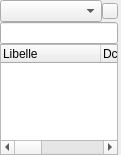
        <widget class="QWidget" name="page_CustomList">
         <property name="geometry">
          <rect>
           <x>0</x>
           <y>0</y>
           <width>121</width>
           <height>155</height>
          </rect>
         </property>
         <attribute name="label">
          <string>Listes Personnalisées</string>
         </attribute>
         <layout class="QGridLayout" name="gridLayout_14">
          <property name="leftMargin">
           <number>0</number>
          </property>
          <property name="topMargin">
           <number>0</number>
          </property>
          <property name="rightMargin">
           <number>3</number>
          </property>
          <property name="bottomMargin">
           <number>0</number>
          </property>
          <property name="horizontalSpacing">
           <number>16</number>
          </property>
          <item row="0" column="4">
           <layout class="QGridLayout" name="gridLayout_32">
            <property name="horizontalSpacing">
             <number>-1</number>
            </property>
            <item row="0" column="0" colspan="3">
             <widget class="QComboBox" name="comboBox_customList"/>
            </item>
            <item row="1" column="0" colspan="4">
             <widget class="C_QLineEdit" name="lineEdit_CustomSearch"/>
            </item>
            <item row="2" column="0" colspan="4">
             <widget class="C_DragQTreeWidget" name="treeWidget_CustomDrugsList">
              <property name="contextMenuPolicy">
               <enum>Qt::CustomContextMenu</enum>
              </property>
              <property name="dragEnabled">
               <bool>false</bool>
              </property>
              <property name="dragDropOverwriteMode">
               <bool>false</bool>
              </property>
              <property name="dragDropMode">
               <enum>QAbstractItemView::NoDragDrop</enum>
              </property>
              <property name="rootIsDecorated">
               <bool>false</bool>
              </property>
              <attribute name="headerCascadingSectionResizes">
               <bool>true</bool>
              </attribute>
              <column>
               <property name="text">
                <string>Libelle                                    </string>
               </property>
              </column>
              <column>
               <property name="text">
                <string>Dci 1</string>
               </property>
              </column>
              <column>
               <property name="text">
                <string>Dci 2</string>
               </property>
              </column>
              <column>
               <property name="text">
                <string>Dci 3</string>
               </property>
              </column>
              <column>
               <property name="text">
                <string>Prix</string>
               </property>
              </column>
              <column>
               <property name="text">
                <string>ATC</string>
               </property>
              </column>
              <column>
               <property name="text">
                <string>CIP</string>
               </property>
              </column>
              <column>
               <property name="text">
                <string>CIS</string>
               </property>
              </column>
              <column>
               <property name="text">
                <string>Origine</string>
               </property>
              </column>
              <column>
               <property name="text">
                <string>Type ID</string>
               </property>
              </column>
              <column>
               <property name="text">
                <string>SpecKey</string>
               </property>
              </column>
              <column>
               <property name="text">
                <string>Generique</string>
               </property>
              </column>
              <column>
               <property name="text">
                <string>statut</string>
               </property>
              </column>
              <column>
               <property name="text">
                <string>nb_UP</string>
               </property>
              </column>
             </widget>
            </item>
            <item row="0" column="3">
             <widget class="QPushButton" name="pushButton_CustomListMenu">
              <property name="minimumSize">
               <size>
                <width>16</width>
                <height>16</height>
               </size>
              </property>
              <property name="maximumSize">
               <size>
                <width>16</width>
                <height>16</height>
               </size>
              </property>
              <property name="text">
               <string/>
              </property>
             </widget>
            </item>
           </layout>
          </item>
         </layout>
        </widget>
